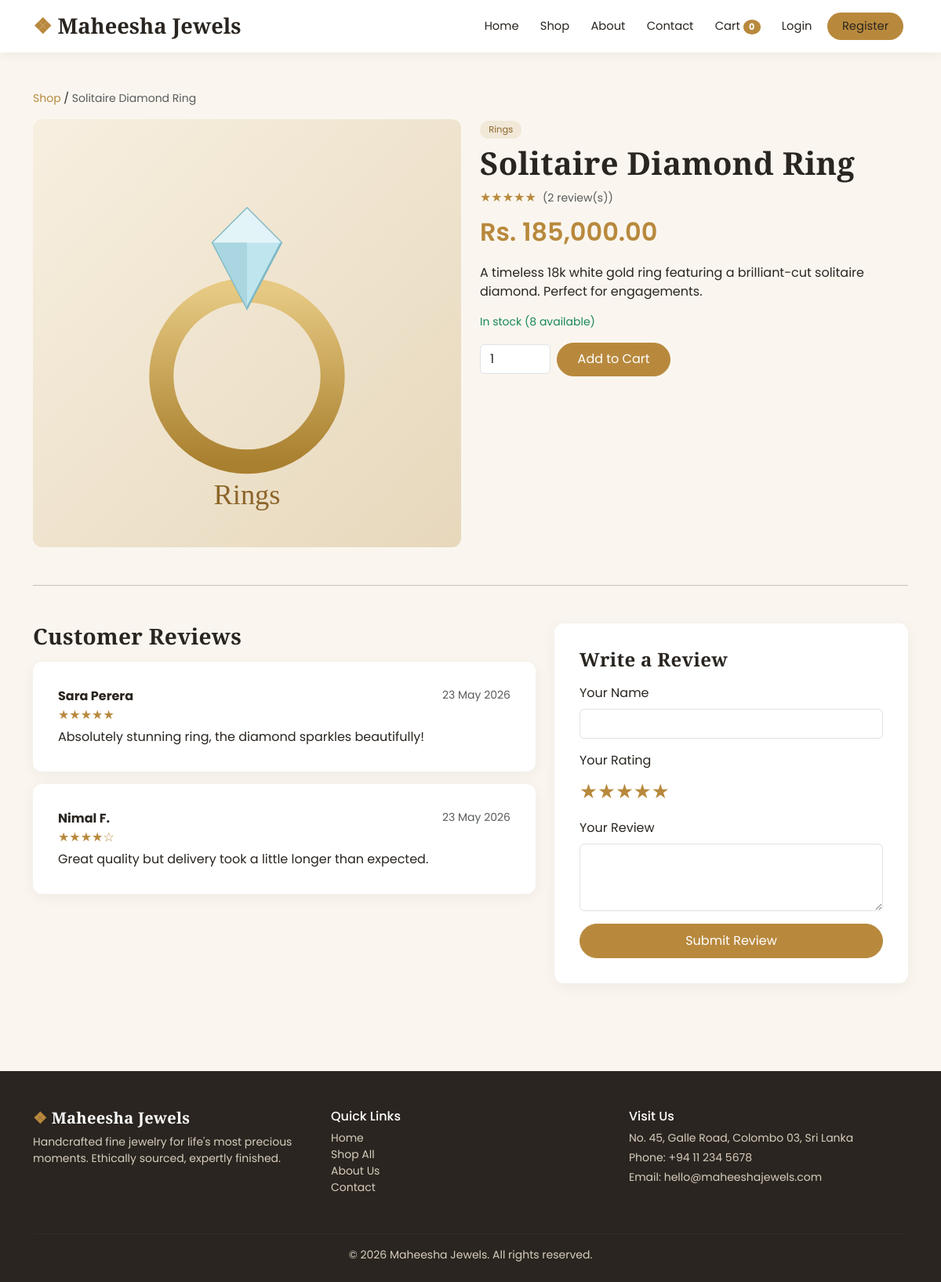
Screenshot of /product.php?id=1 with the database file from the repository.
### tables this page shows
CREATE TABLE products (
    id          INT AUTO_INCREMENT PRIMARY KEY,
    name        VARCHAR(150)   NOT NULL,
    category_id INT            DEFAULT NULL,
    description TEXT,
    price       DECIMAL(10,2)  NOT NULL DEFAULT 0.00,
    stock       INT            NOT NULL DEFAULT 0,
    image       VARCHAR(255)   DEFAULT 'placeholder.svg',
    created_at  TIMESTAMP DEFAULT CURRENT_TIMESTAMP,
    FOREIGN KEY (category_id) REFERENCES categories(id) ON DELETE SET NULL
);

CREATE TABLE categories (
    id          INT AUTO_INCREMENT PRIMARY KEY,
    name        VARCHAR(80)  NOT NULL,
    description VARCHAR(255) DEFAULT NULL,
    image       VARCHAR(255) DEFAULT 'placeholder.svg'
);

CREATE TABLE reviews (
    id         INT AUTO_INCREMENT PRIMARY KEY,
    product_id INT NOT NULL,
    user_id    INT DEFAULT NULL,
    name       VARCHAR(120) NOT NULL,
    rating     TINYINT      NOT NULL DEFAULT 5,
    comment    TEXT         NOT NULL,
    created_at TIMESTAMP DEFAULT CURRENT_TIMESTAMP,
    FOREIGN KEY (product_id) REFERENCES products(id) ON DELETE CASCADE,
    FOREIGN KEY (user_id)    REFERENCES users(id)    ON DELETE SET NULL
);

### product.php (the view, shortened to what this page needs)
<?php
require_once __DIR__ . '/includes/functions.php';
$id = isset($_GET['id']) ? (int) $_GET['id'] : 0;
$stmt = $pdo->prepare(
    'SELECT p.*, c.name AS category
       FROM products p
       LEFT JOIN categories c ON c.id = p.category_id
      WHERE p.id = ?'
);
$stmt->execute([$id]);
$product = $stmt->fetch();
$stmt = $pdo->prepare('SELECT * FROM reviews WHERE product_id = ? ORDER BY created_at DESC');
$stmt->execute([$id]);
$reviews = $stmt->fetchAll();
$stmt = $pdo->prepare('SELECT AVG(rating) AS avg_rating, COUNT(*) AS total FROM reviews WHERE product_id = ?');
$stmt->execute([$id]);
$ratingInfo = $stmt->fetch();
$avgRating  = round((float) ($ratingInfo['avg_rating'] ?? 0));
require __DIR__ . '/includes/header.php';
?>
<div class="container py-5">
    <nav class="small mb-3">
        <a href="products.php" class="text-gold">Shop</a> /
        <span class="text-muted"><?= e($product['name']) ?></span>
    </nav>
    <div class="row g-4">
        <div class="col-md-6">
            <img src="assets/images/<?= e($product['image']) ?>" class="detail-img"
                 alt="<?= e($product['name']) ?>">
        </div>
        <div class="col-md-6">
            <span class="cat-pill"><?= e($product['category'] ?? 'Jewelry') ?></span>
            <h1 class="mb-2"><?= e($product['name']) ?></h1>
            <div class="mb-2">
                <?= stars($avgRating) ?>
                <span class="small text-muted ms-1">(<?= (int) $ratingInfo['total'] ?> review(s))</span>
            </div>
            <p class="price-tag mb-3"><?= money($product['price']) ?></p>
            <p><?= nl2br(e($product['description'])) ?></p>
            <?php if ((int) $product['stock'] > 0): ?>
                <p class="small text-success">In stock (<?= (int) $product['stock'] ?> available)</p>
                <form method="post" action="cart.php" class="d-flex gap-2 align-items-center">
                    <input type="number" name="quantity" value="1" min="1" max="<?= (int) $product['stock'] ?>"
                           class="form-control" style="width:90px">
                    <button class="btn btn-gold" type="submit">Add to Cart</button>
                </form>
            <?php else: ?>
                <p class="badge bg-secondary">Currently sold out</p>
            <?php endif; ?>
        </div>
    </div>
    <hr class="my-5">
    <div class="row">
        <div class="col-md-7">
            <h3 class="mb-3">Customer Reviews</h3>
            <?php if (empty($reviews)): ?>
                <p class="text-muted">No reviews yet. Be the first to review this product!</p>
            <?php else: ?>
                <?php foreach ($reviews as $review): ?>
                    <div class="panel mb-3">
                        <div class="d-flex justify-content-between">
                            <strong><?= e($review['name']) ?></strong>
                            <small class="text-muted"><?= e(date('d M Y', strtotime($review['created_at']))) ?></small>
                        </div>
                        <div><?= stars($review['rating']) ?></div>
                        <p class="mb-0 mt-1"><?= nl2br(e($review['comment'])) ?></p>
                    </div>
                <?php endforeach; ?>
            <?php endif; ?>
        </div>
        <div class="col-md-5">
            <div class="panel">
                <h4 class="mb-3">Write a Review</h4>
                <form method="post" action="product.php?id=<?= $id ?>" class="needs-validation" novalidate>
                    <div class="mb-3">
                        <label class="form-label">Your Name</label>
                        <input type="text" name="name" class="form-control" required
                               value="<?= e(current_user()['name'] ?? '') ?>">
                    </div>
                    <div class="mb-3">
                        <label class="form-label d-block">Your Rating</label>
                        <div class="rating-picker" style="font-size:1.6rem; color:var(--gold); cursor:pointer;">
                            <span>★</span><span>★</span><span>★</span><span>★</span><span>★</span>
                        </div>
                    </div>
                    <div class="mb-3">
                        <label class="form-label">Your Review</label>
                        <textarea name="comment" class="form-control" rows="3" required></textarea>
                    </div>
                    <button class="btn btn-gold w-100" type="submit">Submit Review</button>
                </form>
            </div>
        </div>
    </div>
</div>
<?php require __DIR__ . '/includes/footer.php'; ?>

### includes/functions.php (shortened to what this page needs)
<?php
function e($value)
{
    return htmlspecialchars((string) $value, ENT_QUOTES, 'UTF-8');
}
function money($amount)
{
    return CURRENCY . number_format((float) $amount, 2);
}
function current_user()
{
    return $_SESSION['user'] ?? null;
}
function stars($rating)
{
    $rating = (int) $rating;
    $out    = '';
    for ($i = 1; $i <= 5; $i++) {
        $out .= '<span class="star">' . ($i <= $rating ? '&#9733;' : '&#9734;') . '</span>';
    }
    return $out;
}

### assets/css/style.css (style rules this page uses)
:root { --gold: #b8893d; --gold-dark: #8c6529; --ink: #2a2520; --cream: #faf6ef; --soft: #f1e8d8; }
* { box-sizing: border-box; }
body { font-family: 'Poppins', sans-serif; color: var(--ink); background: var(--cream); }
h1, h2, h3, h4, h5, .display-font { font-family: 'Cormorant Garamond', serif; font-weight: 700; letter-spacing: .3px; }
a { text-decoration: none; }
.text-gold { color: var(--gold) !important; }
.btn-gold, .btn-outline-gold { border-radius: 30px; padding: .55rem 1.6rem; transition: .2s; white-space: nowrap; }
.btn-gold { background: var(--gold); border: 1px solid var(--gold); color: #fff; }
.cat-pill { display: inline-block; background: var(--soft); color: var(--gold-dark); font-size: .72rem; padding: .2rem .7rem; border-radius: 20px; margin-bottom: .4rem; }
.star { color: var(--gold); font-size: 1rem; }
.detail-img { width: 100%; border-radius: 12px; background: var(--soft); object-fit: cover; }
.price-tag { font-size: 2rem; color: var(--gold); font-weight: 600; }
.panel { background: #fff; border-radius: 12px; padding: 2rem; box-shadow: 0 4px 18px rgba(0, 0, 0, .05); }

### rows the page displays
products: name "Solitaire Diamond Ring", image (picture), category.name "Rings", price "Rs. 185,000.00", description "A timeless 18k white gold ring featuring a brilliant-cut solitaire diamond. Perfect for engagements.", stock "8"
reviews: name "Sara Perera", created_at "23 May 2026", rating 5 (drawn), comment "Absolutely stunning ring, the diamond sparkles beautifully!"
reviews: name "Nimal F.", created_at "23 May 2026", rating 4 (drawn), comment "Great quality but delivery took a little longer than expected."

### other values shown
SITE_NAME "Maheesha Jewels"
cart_count() "0"
$ratingInfo['total'] "2"
